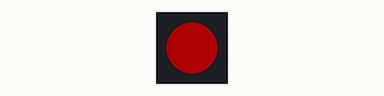
Bench run of a sketch on a simulated ESP8266 (NodeMCU). Shown: 1 RGB LEDs in strip order, left to right. Dim RGB values are drawn brighter than linear.

Above: at 0.2 s.
At 1.7 s:
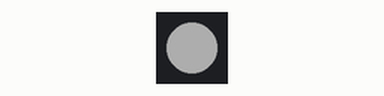
At 4.2 s:
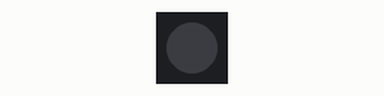
At 10.8 s:
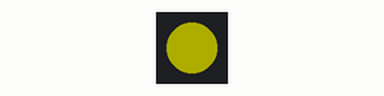
Timing chart, 0 to 11.2 s (numbered marks = the images above):
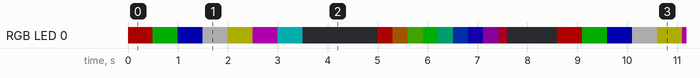

Measured:
- by itself, everything shown: repeats every 8.6 s, in 18 steps

The sketch:

rgb.ino
```cpp
// Include the library for controlling WS2812 LEDs using ESP32
// https://github.com/Freenove/Freenove_WS2812_Lib_for_ESP32
#include "Freenove_WS2812_Lib_for_ESP32.h"

// Define the number of LEDs and the pin they are connected to
#define LEDS_COUNT 1
#define LEDS_PIN D8
#define CHANNEL 0

// Create an instance of the WS2812 LED strip with the specified number of LEDs, pin number, and color type
Freenove_ESP32_WS2812 strip = Freenove_ESP32_WS2812(LEDS_COUNT, LEDS_PIN, CHANNEL, TYPE_GRB);

// Define an array of colors to cycle through
// u8 = unsigned 8-bit integer (a byte), capable of holding numbers from 0 t0 255
//                  R    G    B
u8 m_color[][3] = {{255, 0,   0  },        // red
                   {0,   255, 0  },        // green
                   {0,   0,   255},        // blue
                   {255, 255, 255},        // white
                   {255, 255, 0  },        // yellow
                   {255, 0  , 255},        // magenta
                   {0,   255, 255},        // cyan
                   {0,   0,   0}           // black
                  };
// number of colors = total bytes in m_color divided by bytes in m_color[0
int N_colors = sizeof(m_color) / sizeof(m_color[0]);
// Setup function - runs once when the microcontroller starts up
void setup() {
  // Initialize the LED strip
  strip.begin();
  // Set the brightness of the LEDs to 50%
  strip.setBrightness(50);
}

// Loop function - runs repeatedly while the microcontroller is powered on
void loop() {
  // 1.
  // Cycle through the array of colors defined before
  for (int j = 0; j < N_colors; j++) {
    // Set LED to the current color and display the result
    for (int i = 0; i < LEDS_COUNT; i++) {
      strip.setLedColorData(i, m_color[j][0],
                               m_color[j][1],
                               m_color[j][2]
                           );
      strip.show();
      delay(500); // milliseconds
    }
  }
  delay(1000);  // milliseconds
  // 2.
  // Cycle through a range of colors using the Wheel function
  for (int j = 0; j < 255; j++) {
    strip.setLedColorData(0, strip.Wheel(j));
    strip.show();
    delay(10);
  }
  // 3.
  // make LED black and wait 1 second before starting all over
  for (int j = 0; j < 255; j++) {
    strip.setLedColorData(0, 0, 0, 0);
    strip.show();
  }
  delay(1000);  // milliseconds
}
```
